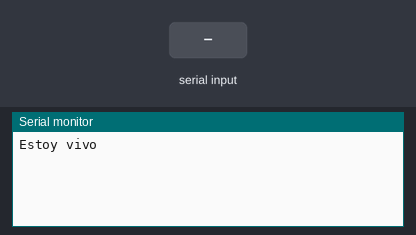
A sketch run on a simulated Arduino Mega 2560, built with avr-gcc and run on an emulated ATmega2560. Shown: the last lines printed to the serial monitor. The test bench sets the inputs (shaded band).

Above: at 1.2 s.
1.3 s: "1" received over the second serial link
At 2.2 s:
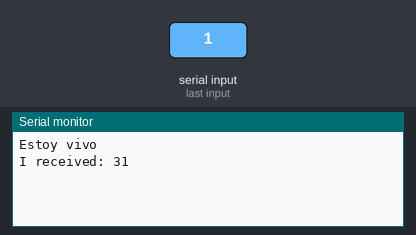
2.8 s: "0" received over the second serial link
At 3.3 s:
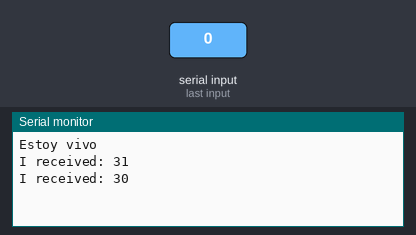
4.3 s: "2" received over the second serial link
At 5.7 s:
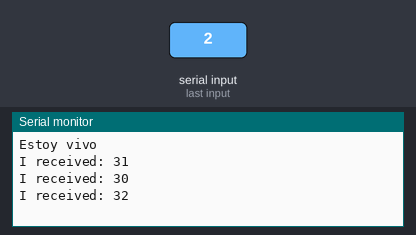

Measured:
- after the input at 1.3 s, the serial monitor: prints a new line at once (image 1)
- after the input at 2.8 s, the serial monitor: prints a new line at once (image 2)
- after the input at 4.3 s, the serial monitor: prints a new line at once (image 3)

The sketch:

Control_IR.ino
```cpp
int incomingByte = 0;

void setup() {
  Serial.begin(115200);
  Serial1.begin(9600);


  Serial.println("Estoy vivo");
}

void loop() {
  if (Serial1.available() > 0) {
    incomingByte = Serial1.read();


    Serial.print("I received: ");
    Serial.println(incomingByte, HEX);
    }
}
```
